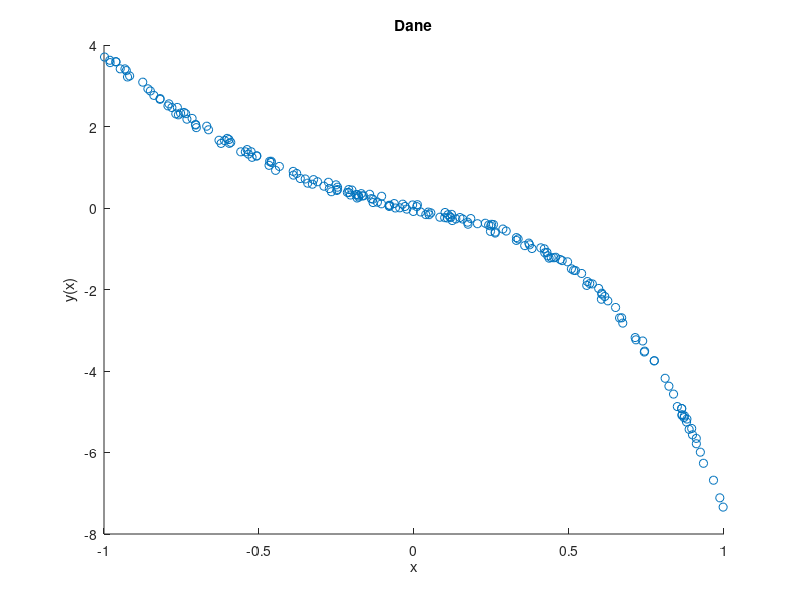
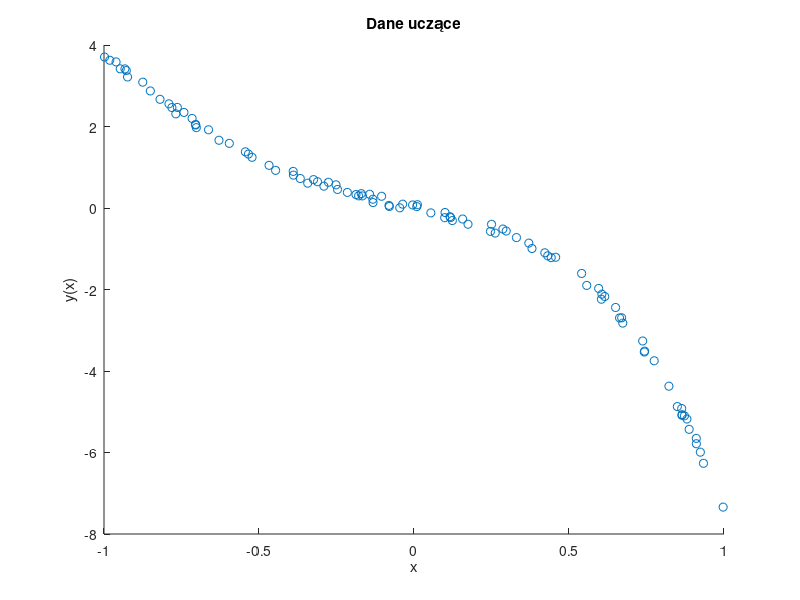
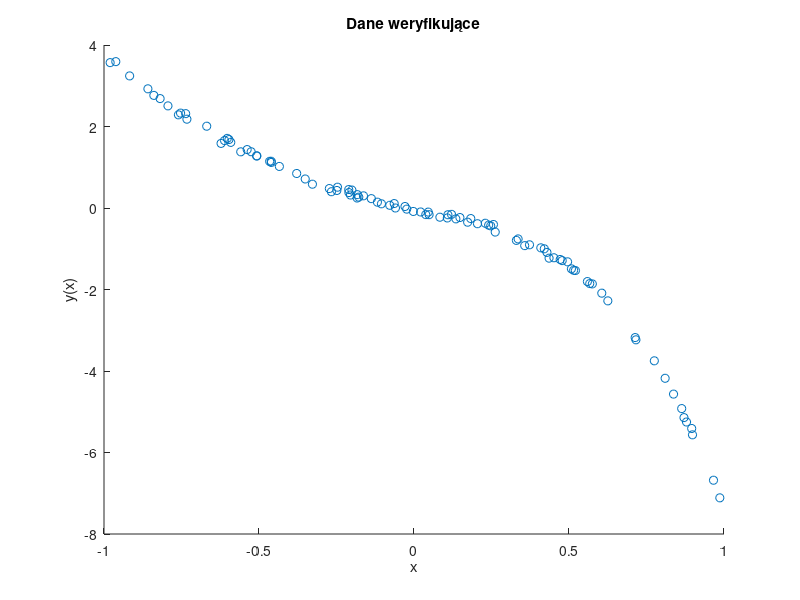

Here is the MATLAB script that generated these plots, in order: (Note: this script raises an error after producing the figures.)
%Michał Stolarz
%Projekt nr 2 MODI

%pobranie danych
fileID = fopen('danestat41.txt','r');
formatSpec = '%g';
sizeA = [2 Inf];
A = fscanf(fileID,formatSpec,sizeA)
fclose(fileID);
A=A'

%wykres
X=A(1:end,1)
Y=A(1:end,2)
figure
hold on
scatter(X,Y,'red')
title('Dane')
xlabel('x');
ylabel('y(x)');
hold off

%zbiór uczący
X_ucz = X(1:2:end);
Y_ucz = Y(1:2:end);
figure
hold on
scatter(X_ucz,Y_ucz,'red')
title('Dane uczące')
xlabel('x');
ylabel('y(x)');
hold off

%zbiór weryfikujący
X_wer = X(2:2:end);
Y_wer = Y(2:2:end); 
figure
hold on
scatter(X_wer,Y_wer,'red')
title('Dane weryfikujące')
xlabel('x');
ylabel('y(x)');
hold off

%statyczny model liniowy
M = [X_ucz,ones(100,1)]
w = M\Y_ucz % współczynniki funkcji liniowej

%charakterystyka statyczna
syms u
y = symfun(u*w(1) + w(2),u);

figure
hold on
fplot(y,[-1,1])
title('Charakterystyka statyczna')
xlabel('u');
ylabel('y(u)');
hold off

%błąd dla zbioru uczącego
E_ucz=0;

E = (Y_ucz - M*w).^2; %wektor z błędami
for i = 1:1:100
    E_ucz = E_ucz+E(i) ;
end

%błąd dla zbioru weryfikujacego
E_wer=0;
M1 = [X_wer,ones(100,1)];

E = (Y_wer - M1*w).^2; %wektor z błędami
for i = 1:1:100
    E_wer = E_wer+E(i) ;
end

%wyjście modelu na tle zbioru danych uczących
figure
hold on
scatter(X_ucz,Y_ucz,'red')
scatter(X_ucz,M*w,'blue')
title('Wyjście modelu na tle danych uczących')
xlabel('x');
ylabel('y(x)');
hold off

%wyjście modelu na tle zbioru danych weryfikujących
figure
hold on
scatter(X_wer,Y_wer,'red')
scatter(X_wer,M1*w,'blue')
title('Wyjście modelu na tle danych weryfikujących')
xlabel('x');
ylabel('y(x)');
hold off


